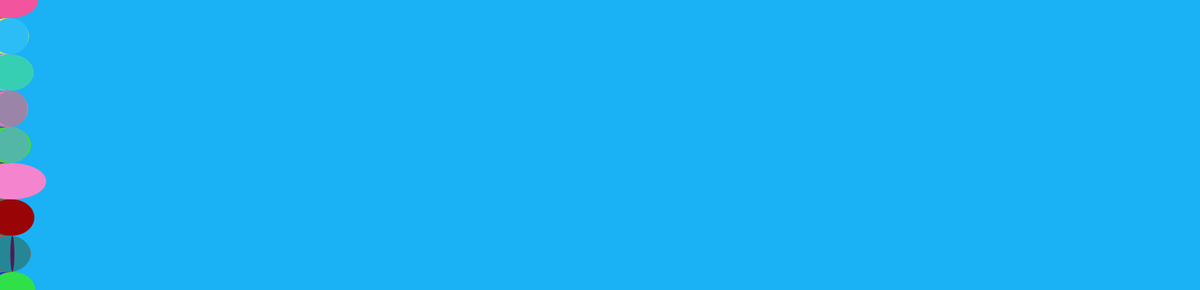
Frame 1 (no input)
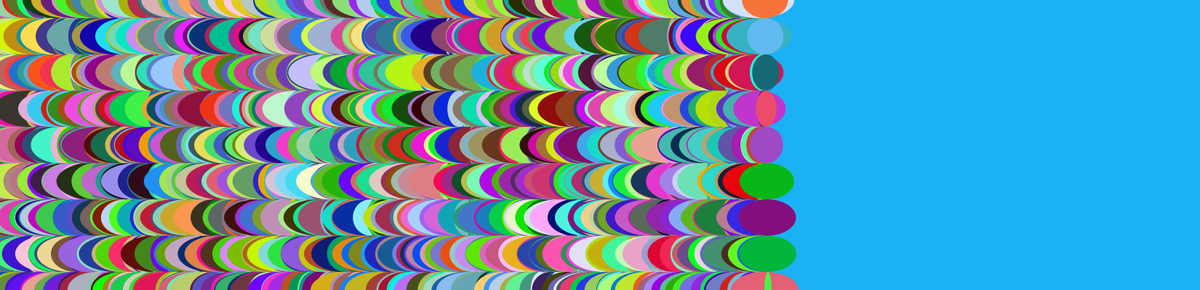
Frame 60 (the mouse pressed at the canvas centre just before this capture)
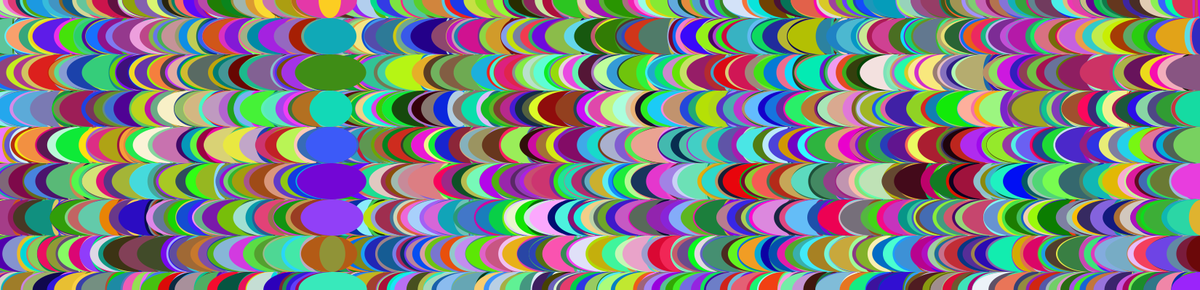
Frame 120 (the mouse held since frame 60 and released just before this capture)

The Processing sketch that drew these frames (run headless with seeded random() and noise(); from frame 60 on, the mouse is pressed at the canvas centre):

// Processing sketch: processing_183507
// ── processing_183507.pde

float slow_circle_x = 0;


void setup() {
  size(1650,400); 
  noStroke();
  frameRate(8);
  background(#1BB1F5);
}

void draw() {
  
  
  fill(random(255),random(255), random(255));
   ellipse(slow_circle_x,0, random(100), 50);
  slow_circle_x = slow_circle_x + .5;
  fill(random(255),random(255), random(255));
  ellipse(slow_circle_x,50, random(100), 50);
  slow_circle_x = slow_circle_x + .5;
  fill(random(255),random(255), random(255));
  ellipse(slow_circle_x ,100, random(100), 50);
  slow_circle_x = slow_circle_x + .5;
  fill(random(255),random(255), random(255));
  ellipse(slow_circle_x,150, random(100), 50);
  slow_circle_x = slow_circle_x + .5;
    fill(random(255),random(255), random(255));
  ellipse(slow_circle_x ,200, random(100), 50);
  slow_circle_x = slow_circle_x + .5;
  fill(random(255),random(255), random(255));
  ellipse(slow_circle_x,250, random(100), 50);
  slow_circle_x = slow_circle_x + .5;
   fill(random(255),random(255), random(255));
  ellipse(slow_circle_x ,300, random(100), 50);
  slow_circle_x = slow_circle_x + .5;
fill(random(255),random(255), random(255));
  ellipse(slow_circle_x,350, random(100), 50);
  slow_circle_x = slow_circle_x + .5;
  fill(random(255),random(255), random(255));
   ellipse(slow_circle_x,400, random(100), 50);
  slow_circle_x = slow_circle_x + .5;
   fill(random(255),random(255), random(255));
   ellipse(slow_circle_x,0, random(100), 50);
  slow_circle_x = slow_circle_x + .5;
  fill(random(255),random(255), random(255));
  ellipse(slow_circle_x,50, random(100), 50);
  slow_circle_x = slow_circle_x + .5;
  fill(random(255),random(255), random(255));
  ellipse(slow_circle_x ,100, random(100), 50);
  slow_circle_x = slow_circle_x + .5;
  fill(random(255),random(255), random(255));
  ellipse(slow_circle_x,150, random(100), 50);
  slow_circle_x = slow_circle_x + .5;
    fill(random(255),random(255), random(255));
  ellipse(slow_circle_x ,200, random(100), 50);
  slow_circle_x = slow_circle_x + .5;
  fill(random(255),random(255), random(255));
  ellipse(slow_circle_x,250, random(100), 50);
  slow_circle_x = slow_circle_x + .5;
   fill(random(255),random(255), random(255));
  ellipse(slow_circle_x ,300, random(100), 50);
  slow_circle_x = slow_circle_x + .5;
fill(random(255),random(255), random(255));
  ellipse(slow_circle_x,350, random(100), 50);
  slow_circle_x = slow_circle_x + .5;
  fill(random(255),random(255), random(255));
   ellipse(slow_circle_x,400, random(100), 50);
  slow_circle_x = slow_circle_x + .5;
   fill(random(255),random(255), random(255));
   ellipse(slow_circle_x,0, random(100), 50);
  slow_circle_x = slow_circle_x + .5;
  fill(random(255),random(255), random(255));
  ellipse(slow_circle_x,50, random(100), 50);
  slow_circle_x = slow_circle_x + .5;
  fill(random(255),random(255), random(255));
  ellipse(slow_circle_x ,100, random(100), 50);
  slow_circle_x = slow_circle_x + .5;
  fill(random(255),random(255), random(255));
  ellipse(slow_circle_x,150, random(100), 50);
  slow_circle_x = slow_circle_x + .5;
    fill(random(255),random(255), random(255));
  ellipse(slow_circle_x ,200, random(100), 50);
  slow_circle_x = slow_circle_x + .5;
  fill(random(255),random(255), random(255));
  ellipse(slow_circle_x,250, random(100), 50);
  slow_circle_x = slow_circle_x + .5;
   fill(random(255),random(255), random(255));
  ellipse(slow_circle_x ,300, random(100), 50);
  slow_circle_x = slow_circle_x + .5;
fill(random(255),random(255), random(255));
  ellipse(slow_circle_x,350, random(100), 50);
  slow_circle_x = slow_circle_x + .5;
  fill(random(255),random(255), random(255));
   ellipse(slow_circle_x,400, random(100), 50);
  slow_circle_x = slow_circle_x + .5;
   fill(random(255),random(255), random(255));
   ellipse(slow_circle_x,0, random(100), 50);
  slow_circle_x = slow_circle_x + .5;
  fill(random(255),random(255), random(255));
  ellipse(slow_circle_x,50, random(100), 50);
  slow_circle_x = slow_circle_x + .5;
  fill(random(255),random(255), random(255));
  ellipse(slow_circle_x ,100, random(100), 50);
  slow_circle_x = slow_circle_x + .5;
  fill(random(255),random(255), random(255));
  ellipse(slow_circle_x,150, random(100), 50);
  slow_circle_x = slow_circle_x + .5;
    fill(random(255),random(255), random(255));
  ellipse(slow_circle_x ,200, random(100), 50);
  slow_circle_x = slow_circle_x + .5;
  fill(random(255),random(255), random(255));
  ellipse(slow_circle_x,250, random(100), 50);
  slow_circle_x = slow_circle_x + .5;
   fill(random(255),random(255), random(255));
  ellipse(slow_circle_x ,300, random(100), 50);
  slow_circle_x = slow_circle_x + .5;
fill(random(255),random(255), random(255));
  ellipse(slow_circle_x,350, random(100), 50);
  slow_circle_x = slow_circle_x + .5;
  fill(random(255),random(255), random(255));
   ellipse(slow_circle_x,400, random(100), 50);
  slow_circle_x = slow_circle_x + .1;
  

  
  if(slow_circle_x > 1650) {
    slow_circle_x = 0;
  }

}
